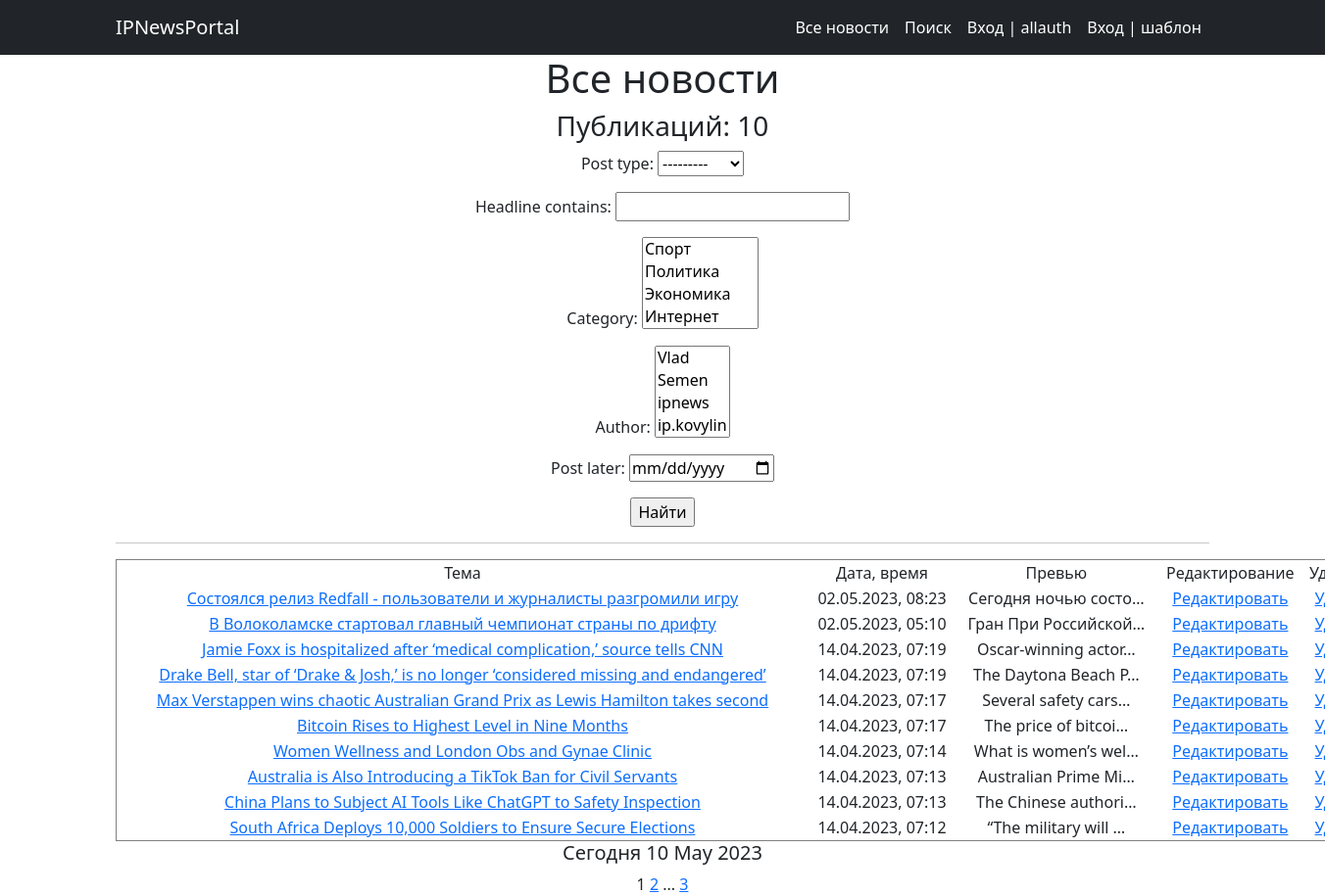
The app's page /news/search/ with its own data.
### PortalApp/models.py (models this page shows, shortened)
class Post(models.Model):
    author = models.ForeignKey('Author', on_delete=models.CASCADE)
    post_type = models.CharField(max_length=4, choices=PostType, default=news)
    date_time = models.DateTimeField(auto_now_add=True)
    category = models.ManyToManyField('Category', through='PostCategory')
    headline = models.CharField(max_length=255)
    text = models.TextField()
    rating = models.IntegerField(default=0)

### PortalApp/views.py (the view)
# urls.py: path('search/', SearchPost.as_view(), name='search_posts'),
class SearchPost(ListView):
    model = Post
    ordering = '-date_time'
    template_name = 'search.html'
    context_object_name = 'search_post'    #обращение
    paginate_by = 10
    def get_queryset(self):
        queryset = super().get_queryset()
        self.filterset = PostFilter(self.request.GET, queryset)
        return self.filterset.qs
    def get_context_data(self, **kwargs):
        context = super().get_context_data(**kwargs)
        context['filterset'] = self.filterset
        return context

### PortalApp/models.py (called while the page is built)
    def __str__(self):
        return f'{self.user}'

    def __str__(self):
        return self.category_name

### PortalApp/templatetags/custom_filters.py (called while the page is built)
@register.filter()
def censor(value):
    if not isinstance(value,str):
        raise ValueError('Тип должен быть строковый')
    bad_words = ['редиска', 'дурак']
    words = value.split()
    for i in range(len(words)):
        word = words[i]
        if word.lower() in bad_words:
            words[i] =words[i][0] + '*' * len(word)
    censored_value = ' '.join(words)
    return censored_value

### PortalApp/templatetags/custom_tags.py (called while the page is built)
@register.simple_tag()
def current_time(format_string='%b %d %Y'):
    return datetime.utcnow().strftime(format_string)

@register.simple_tag(takes_context=True)
def url_replace(context, **kwargs):
    d = context['request'].GET.copy()
    for k, v in kwargs.items():
        d[k] = v
    return d.urlencode()

### templates/search.html (shortened to what this page needs)
{% extends 'flatpages/default.html' %}
{% load custom_filters %}
{% load custom_tags %}
{% block content %}
<h1>Все новости</h1>
<h3>Публикаций: {{ search_post|length }}</h3>
    <form action="" method="get">
           {{ filterset.form.as_p }}
           <input type="submit" value="Найти" />
     </form>
<hr>
{% if search_post %}
    <table border="1" width="1300" style="border-collapse:collapse;">
        <tr>
            <td>Тема</td>
            <td>Дата, время</td>
            <td>Превью</td>
            <td>Редактирование</td>
            <td>Удаление</td>
        </tr>
        {% for search_post in search_post %}
        <tr>
            <td><a href="http://127.0.0.1:8000/news/{{ search_post.pk }}">{{ search_post.headline|censor }}</a></td>
            <td>{{ search_post.date_time|date:"d.m.Y" }}, {{ search_post.date_time|time:"H:i" }}</td>
            <td>{{ search_post.text|truncatechars:20|censor }}</td>
            <td><a href="http://127.0.0.1:8000/news/{{ search_post.pk }}/update/">Редактировать</a></td>
            <td><a href="http://127.0.0.1:8000/news/{{ search_post.pk }}/delete/">Удалить</a></td>
        </tr>
        {% endfor %}
    </table>
<h5>Сегодня {% current_time '%d %b %Y' %}</h5>
{% else %}
<h2>Новостей нет</h2>
{% endif%}
{{ page_obj.number }}
{% if page_obj.has_next %}
    <a href="?{% url_replace page=page_obj.next_page_number %}">{{ page_obj.next_page_number }}</a>
    {% if paginator.num_pages != page_obj.next_page_number %}
        ...
        <a href="?{% url_replace page=page_obj.paginator.num_pages %}">{{ page_obj.paginator.num_pages }}</a>
    {% endif %}
{% endif %}
{% endblock content %}

### records on screen
Post: headline|censor "Состоялся релиз Redfall - пользователи и журналисты разгромили игру", date_time "02.05.2023", date_time "08:23", text|censor "Сегодня ночью состо…"
Post: headline|censor "В Волоколамске стартовал главный чемпионат страны по дрифту", date_time "02.05.2023", date_time "05:10", text|censor "Гран При Российской…"
Post: headline|censor "Jamie Foxx is hospitalized after ‘medical complication,’ source tells CNN", date_time "14.04.2023", date_time "07:19", text|censor "Oscar-winning actor…"
Post: headline|censor "Drake Bell, star of ‘Drake & Josh,’ is no longer ‘considered missing and endangered’", date_time "14.04.2023", date_time "07:19", text|censor "The Daytona Beach P…"
Post: headline|censor "Max Verstappen wins chaotic Australian Grand Prix as Lewis Hamilton takes second", date_time "14.04.2023", date_time "07:17", text|censor "Several safety cars…"
Post: headline|censor "Bitcoin Rises to Highest Level in Nine Months", date_time "14.04.2023", date_time "07:17", text|censor "The price of bitcoi…"
Post: headline|censor "Women Wellness and London Obs and Gynae Clinic", date_time "14.04.2023", date_time "07:14", text|censor "What is women’s wel…"
Post: headline|censor "Australia is Also Introducing a TikTok Ban for Civil Servants", date_time "14.04.2023", date_time "07:13", text|censor "Australian Prime Mi…"
Post: headline|censor "China Plans to Subject AI Tools Like ChatGPT to Safety Inspection", date_time "14.04.2023", date_time "07:13", text|censor "The Chinese authori…"
Post: headline|censor "South Africa Deploys 10,000 Soldiers to Ensure Secure Elections", date_time "14.04.2023", date_time "07:12", text|censor "“The military will …"

### other values on screen
{{ search_post|length }} "10"
{{ page_obj.number }} "1"
{{ page_obj.next_page_number }} "2"
{{ page_obj.paginator.num_pages }} "3"
